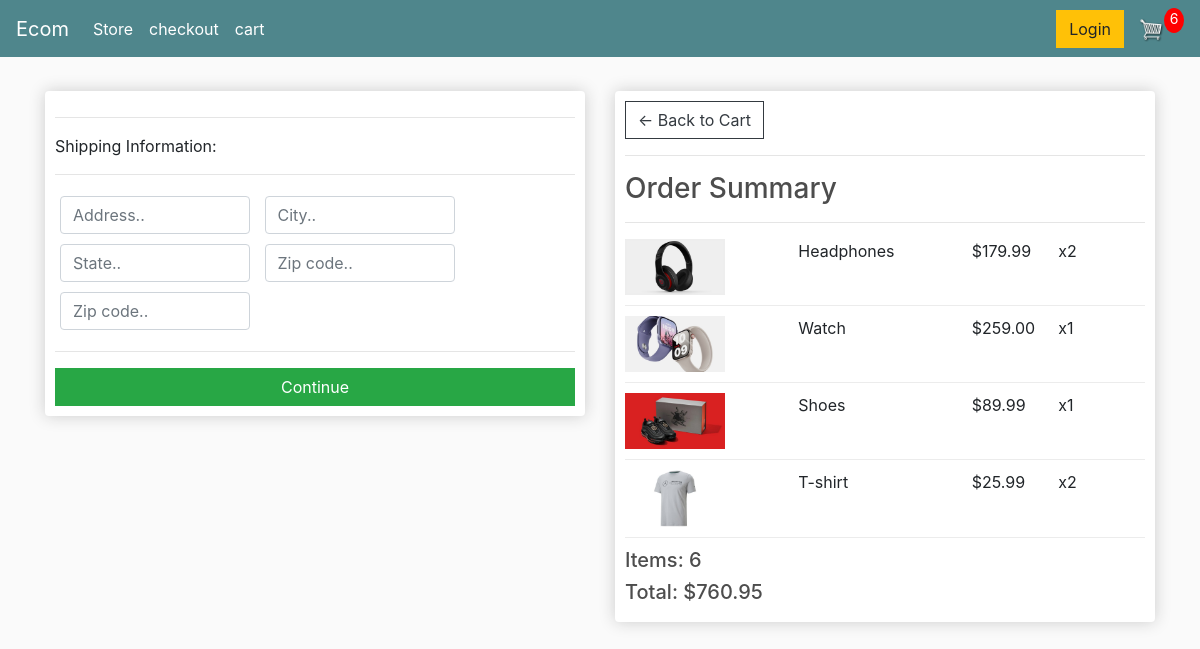
/checkout/ (signed in), run on an earlier commit of the app's database.
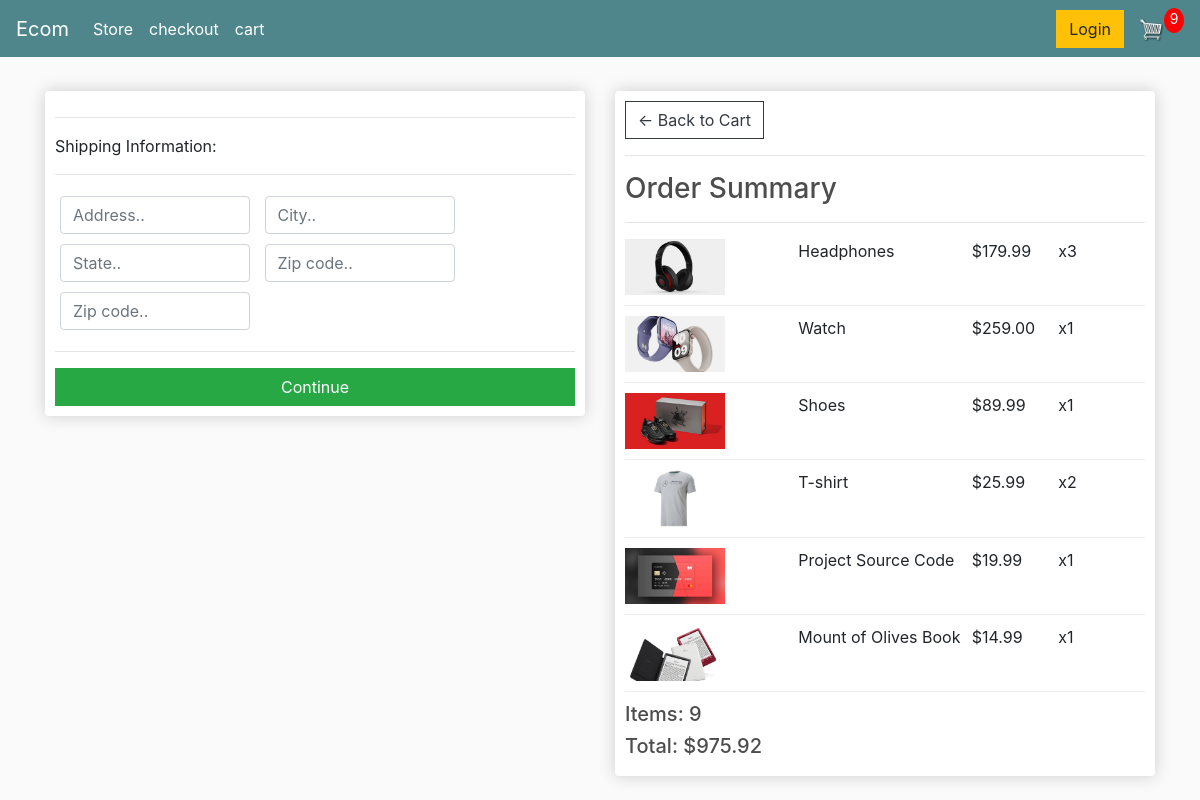
And on a later commit of the database.
### store/models.py (models this page shows, shortened)
class OrderItems (models.Model):
    product = models.ForeignKey(Products, on_delete= models.SET_NULL, null=True, blank=True)
    order = models.ForeignKey(Order, on_delete= models.SET_NULL, null=True, blank=True, related_name='orderitem')
    quantity = models.IntegerField(default=0, null=True, blank= True)
    date_added= models.DateTimeField (auto_now_add =True)
    @property
    def get_total(self):
        total = self.product.price * self.quantity
        return total

class Products (models.Model):
    name = models.CharField (max_length = 200, null=True)
    price = models.FloatField()
    digital = models.BooleanField(default=False, null=True, blank=False) ##por si el producto que vendemos es o no digital###
    image = models.ImageField (null=True, blank=True)

class Order (models.Model):
    customer = models.ForeignKey(Customer, on_delete= models.SET_NULL, null=True, blank=True) ##SET_NULL para que si se borra el cliente no se borre el registro de pedido###
    date_ordered = models.DateTimeField (auto_now_add =True)
    complete = models.BooleanField(default=False, null=True, blank= False)       #### instancia de comprobacion de si la orden finalizo, o se puede seguir agregando productos####
    transaction_id = models.CharField (max_length = 200, null=True)
    @property
    def get_cart_total(self):
        orderitems = self.orderitem.all()
        total = sum ([item.get_total for item in orderitems ])
        return total
    @property
    def get_cart_items(self):
        orderitems = self.orderitem.all()
        total = sum ([item.quantity for item in orderitems ])
        return total
    @property
    def shipping(self):
        shipping = False
        orderitems = self.orderitem.all()
        for i in orderitems:
            if i.product.digital == False:
                shipping =True
            return shipping

### store/views.py (the view)
# urls.py: path('checkout/', views.checkout, name="checkout"),
def checkout(request):
	data = cartData(request)
	cartItems = data['cartItems']
	order = data['order']
	items = data['items']
	context = {'items':items, 'order':order, 'cartItems':cartItems}
	return render(request, 'store/checkout.html', context)

### store/utils.py (called while the page is built)
def cartData(request):
	if request.user.is_authenticated:
		customer = request.user.customer
		order, created = Order.objects.get_or_create(customer=customer, complete=False)
		items = order.orderitem.all()
		cartItems = order.get_cart_items
	else:
		cookieData = cookieCart(request)
		cartItems = cookieData['cartItems']
		order = cookieData['order']
		items = cookieData['items']
	return {'cartItems':cartItems ,'order':order, 'items':items}

### store/templates/store/checkout.html (shortened to what this page needs)
{% extends 'store/main.html' %}
{% load static %}
{% block content %}
     <div class="row">
		<div class="col-lg-6">
			<div class="box-element" id="form-wrapper">
				<form id="form">
					<div id="shipping-info">
						<hr>
						<p>Shipping Information:</p>
						<hr>
						<div class="form-field">
							<input class="form-control" type="text" name="address" placeholder="Address..">
						</div>
						<div class="form-field">
							<input class="form-control" type="text" name="city" placeholder="City..">
						</div>
						<div class="form-field">
							<input class="form-control" type="text" name="state" placeholder="State..">
						</div>
						<div class="form-field">
							<input class="form-control" type="text" name="zipcode" placeholder="Zip code..">
						</div>
						<div class="form-field">
							<input class="form-control" type="text" name="country" placeholder="Zip code..">
						</div>
					</div>
					<hr>
					<input id="form-button" class="btn btn-success btn-block" type="submit" value="Continue">
				</form>
			</div>
			<br>
		</div>
		<div class="col-lg-6">
			<div class="box-element">
				<a  class="btn btn-outline-dark" href="{% url 'cart' %}">&#x2190; Back to Cart</a>
				<hr>
				<h3>Order Summary</h3>
				<hr>
				{% for item in items %}
				<div class="cart-row">
					<div style="flex:2"><img class="row-image" src="{{item.product.image.url}}"></div>
					<div style="flex:2"><p>{{item.product.name}}</p></div>
					<div style="flex:1"><p>${{item.product.price|floatformat:2}}</p></div>
					<div style="flex:1"><p>x{{item.quantity}}</p></div>
				</div>
				{% endfor %}
				<h5>Items:   {{order.get_cart_items}}</h5>
				<h5>Total:   ${{order.get_cart_total|floatformat:2}}</h5>
			</div>
		</div>
	</div>
{% endblock content %}

What changed in the data, as far as the page shows it:
changed OrderItems "Headphones": quantity "2" → "3"
added OrderItems: product.image (picture), product.name "Project Source Code", product.price "19.99", quantity "1"
added OrderItems: product.image (picture), product.name "Mount of Olives Book", product.price "14.99", quantity "1"
changed through a linked row, Order: get_cart_items "6" → "9"; get_cart_total "760.95" → "975.92"
Also different on the page:
{{ cartItems }}: "6" → "9"
